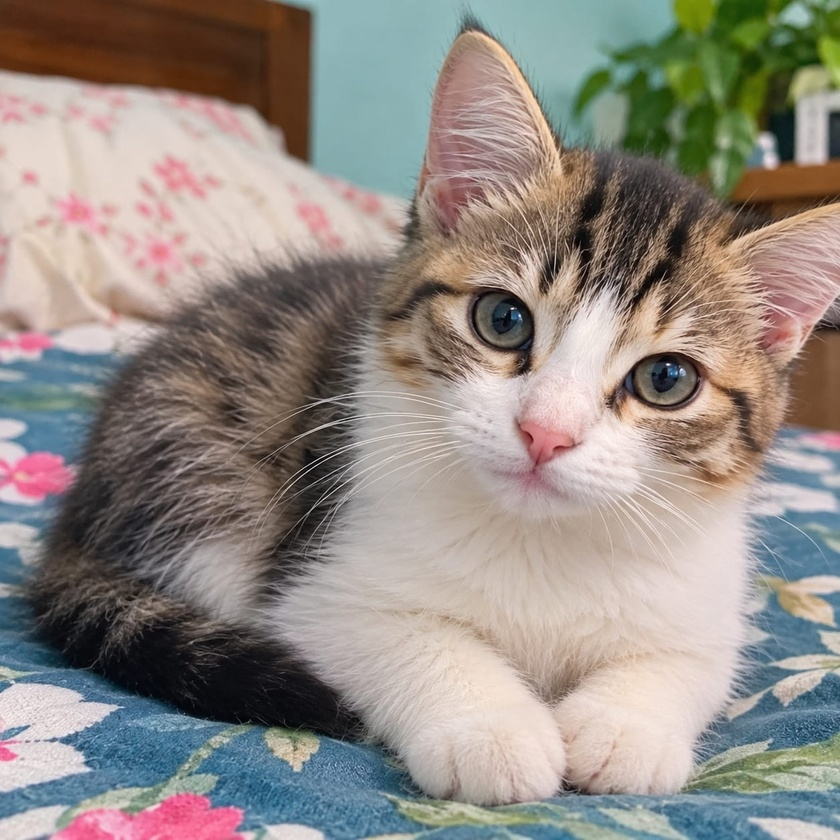
#> input picture Affine_Work/input.jpg, 840 x 840 px, shrunk from 1254 x 1254 before the run, found by its file name
$ python histeq_work.py
#> lines starting #> are read from the running program, lines starting #| are printed output that depends on the picture
import os
import numpy as np
import matplotlib.pyplot as plt
from PIL import Image

here = os.path.dirname(os.path.abspath(__file__))
out_dir = os.path.join(here, "my_output")
os.makedirs(out_dir, exist_ok=True)

img = Image.open(os.path.join(here, "input.jpg")).convert("RGB")
#> img is the input picture: PIL image 840x840 RGB; mean R, G, B 146.4, 138.7, 132.2
rgb = np.asarray(img)

# ek channel-er equalization (nijer formula)
def eq_one(a):
    cnt = np.bincount(a.ravel(), minlength=256)
#> cnt = 256 values, max 6980 at index 228, min 59 at index 1, mean 2756.2
    cdf = cnt.cumsum()
#> cdf = 256 values from 74 to 705600
    first = cdf[cdf > 0][0]
#> first = 74
    denom = max(a.size - first, 1)
#> denom = 705526
    lut = np.round((cdf - first) / denom * 255).clip(0, 255).astype(np.uint8)
#> lut = 256 values from 0 to 255
    return lut[a]
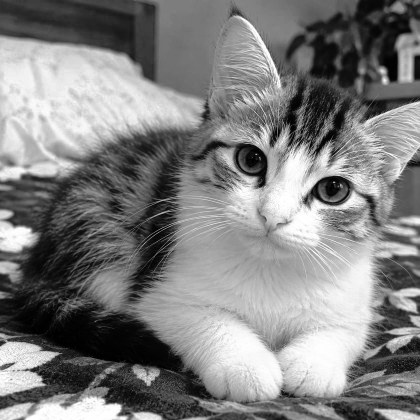
#> returned value: shape (840, 840) (shown at 1/2 size); min 0, max 255, mean 128.1

# ---- way 1: R, G, B alada alada ----
per_channel = np.dstack([eq_one(rgb[..., i]) for i in range(3)])
#> in eq_one (call 2), `cnt = np.bincount(a.ravel(), minlength=256)`: cnt = 256 values, max 7803 at index 183, min 0 at index 247, mean 2756.2
#> in eq_one (call 2), `cdf = cnt.cumsum()`: cdf = 256 values from 31 to 705600
#> in eq_one (call 2), `first = cdf[cdf > 0][0]`: first = 31
#> in eq_one (call 2), `denom = max(a.size - first, 1)`: denom = 705569
#> in eq_one (call 2), `return lut[a]`:
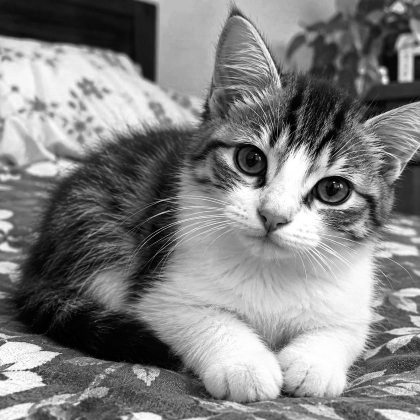
#> returned value: shape (840, 840) (shown at 1/2 size); min 0, max 255, mean 128.2
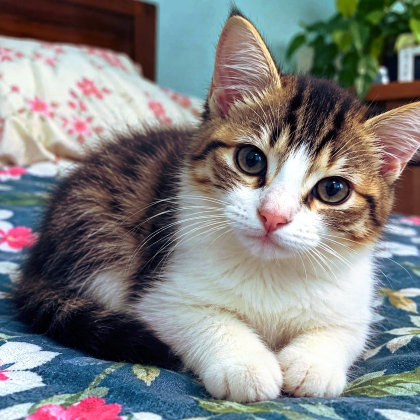
#> per_channel: shape (840, 840, 3) (shown at 1/2 size); mean R, G, B 128.1, 128.2, 128.2

# ---- way 2: shudhu brightness (Y), rong (Cb, Cr) ager moto ----
ycc = np.asarray(img.convert("YCbCr"))
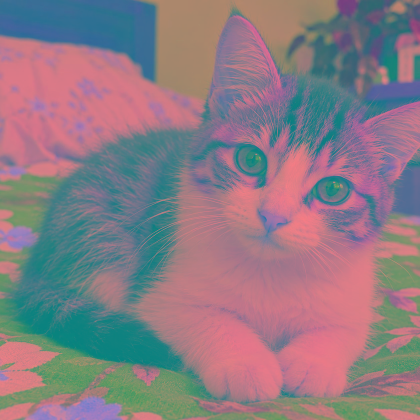
#> ycc: shape (840, 840, 3) (shown at 1/2 size); mean R, G, B 139.8, 123.1, 131.9
y_new = eq_one(ycc[..., 0])
#> in eq_one (call 4), `cnt = np.bincount(a.ravel(), minlength=256)`: cnt = 256 values, max 7364 at index 171, min 0 at index 248, mean 2756.2
#> in eq_one (call 4), `cdf = cnt.cumsum()`: cdf = 256 values from 17 to 705600
#> in eq_one (call 4), `first = cdf[cdf > 0][0]`: first = 17
#> in eq_one (call 4), `denom = max(a.size - first, 1)`: denom = 705583
#> in eq_one (call 4), `return lut[a]`:
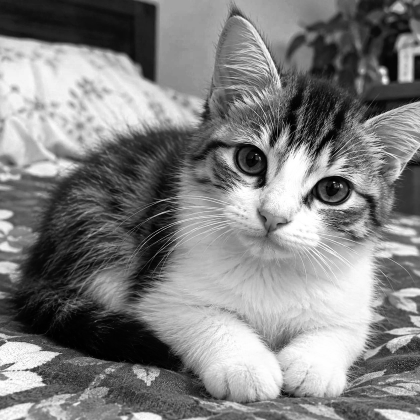
#> returned value: shape (840, 840) (shown at 1/2 size); min 0, max 255, mean 128.2
y_only = np.asarray(Image.merge("YCbCr", (Image.fromarray(y_new),
                                          Image.fromarray(ycc[..., 1]),
                                          Image.fromarray(ycc[..., 2]))).convert("RGB"))
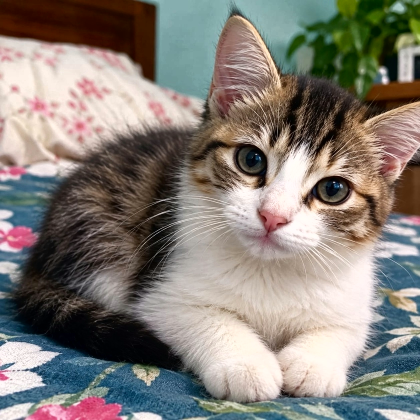
#> y_only: shape (840, 840, 3) (shown at 1/2 size); mean R, G, B 133, 126.6, 119.6

def brightness(a):
    return np.asarray(Image.fromarray(a).convert("L"))

sets = [("Mul", rgb), ("R,G,B alada", per_channel), ("Shudhu Y channel", y_only)]

fig, c = plt.subplots(2, 3, figsize=(15, 8))
for i, (name, im) in enumerate(sets):
    c[0, i].imshow(im)
    c[0, i].set_title(name)
    c[0, i].axis("off")
    c[1, i].hist(brightness(im).ravel(), bins=64, range=(0, 255), color="seagreen")
    c[1, i].set_title("brightness histogram")
#> this loop made 3 passes
#> name on passes 1 to 3: 'Mul', 'R,G,B alada', 'Shudhu Y channel'

plt.tight_layout()
plt.savefig(os.path.join(out_dir, "histeq_overview.png"), dpi=120)
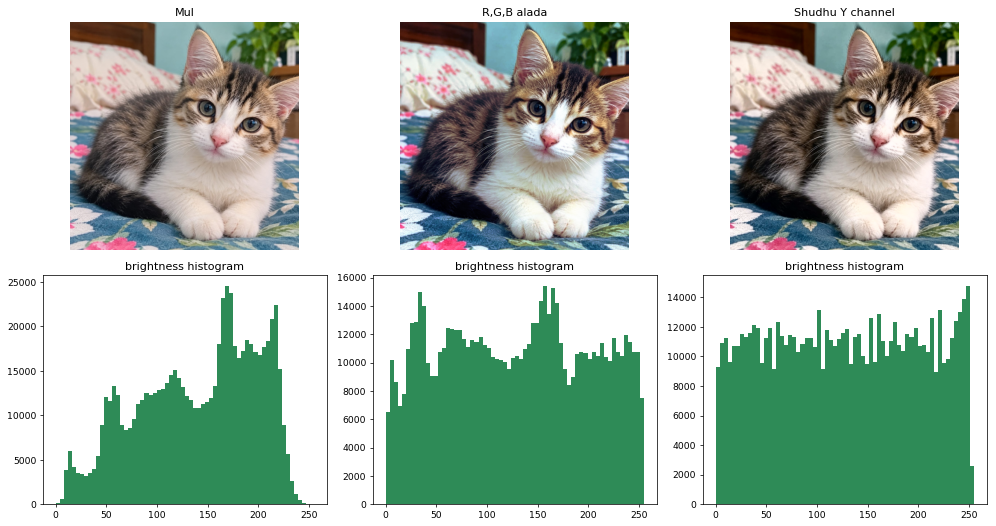
#> figure drawn by matplotlib, 6 panels; panel 4: tallest bar 24493 high, from x = 167.3 to 171.3; panel 5: tallest bar 15395 high, from x = 155.4 to 159.4; panel 6: tallest bar 14752 high, from x = 247 to 251
Image.fromarray(per_channel).save(os.path.join(out_dir, "my_rgb_eq.jpg"))
Image.fromarray(y_only).save(os.path.join(out_dir, "my_y_eq.jpg"))

for name, im in sets:
    print(f"{name}: brightness std = {brightness(im).std():.1f}")
print("kaj shesh, file save hoyeche:", out_dir)
plt.show()

$ run again, with Affine_Work/my_rotated.jpg copied over Affine_Work/input.jpg
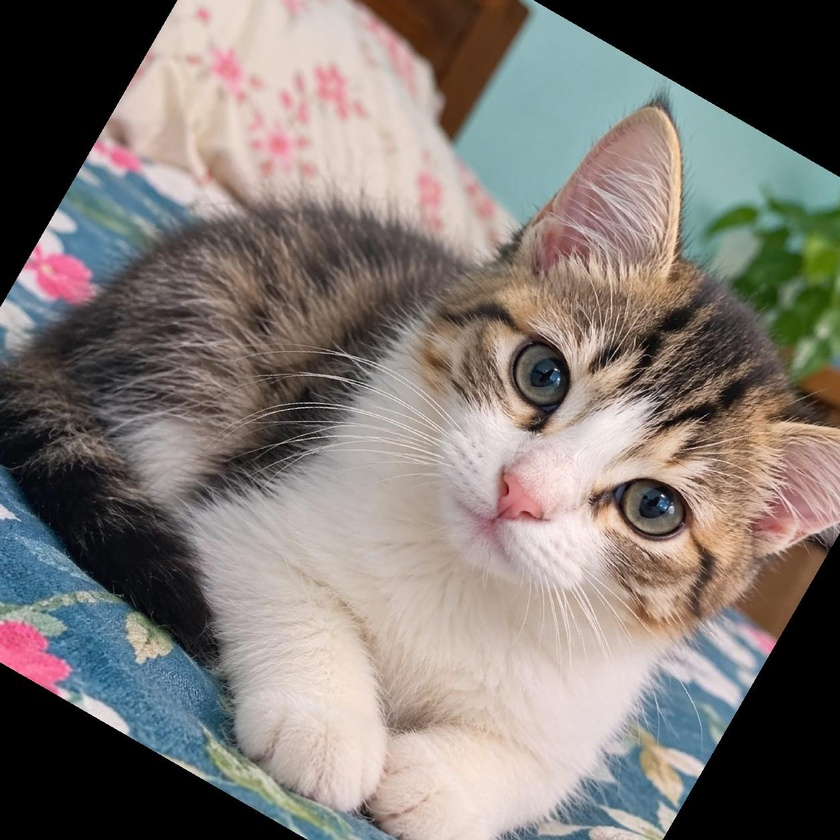
#> input picture Affine_Work/my_rotated.jpg, 840 x 840 px, shrunk from 1254 x 1254 before the run, found by its file name
#> img is the input picture: PIL image 840x840 RGB; mean R, G, B 126.9, 119.4, 114.8
#> cnt = 256 values, max 101398 at index 0, min 102 at index 254, mean 2756.2
#> cdf = 256 values from 101398 to 705600
#> first = 101398
#> denom = 604202
#> lut = 256 values from 0 to 255
#> `ycc = np.asarray(img.convert("YCbCr"))`:
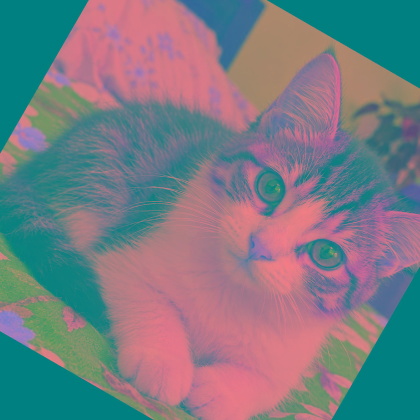
#> ycc: shape (840, 840, 3) (shown at 1/2 size); mean R, G, B 120.7, 124.1, 131.7
#> `y_only = np.asarray(Image.merge("YCbCr", (Image.fromarray(y_new), Imag..`:
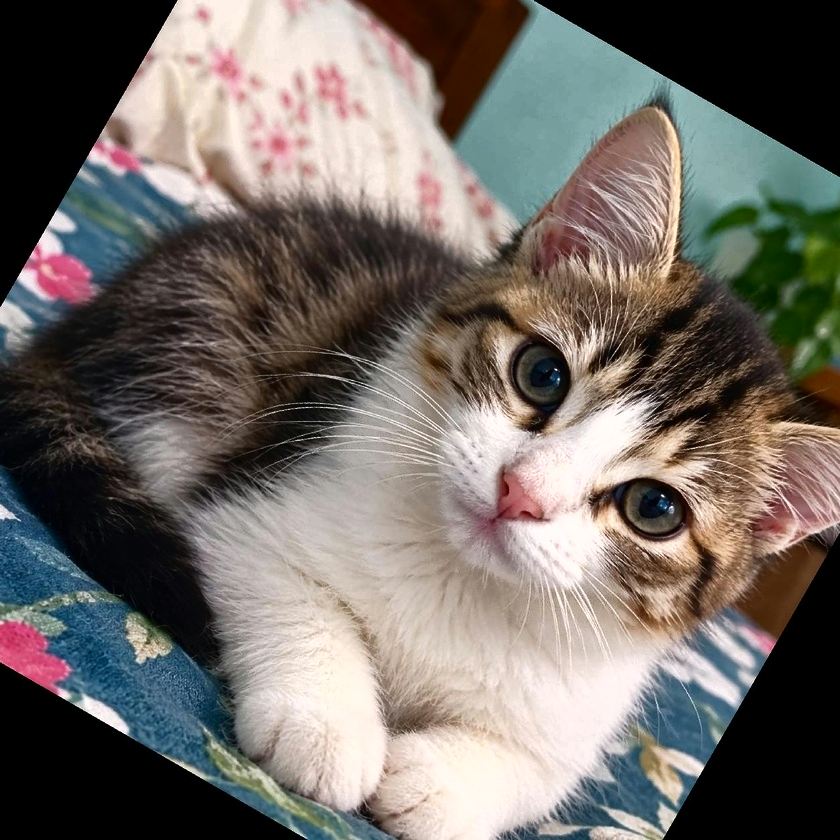
#> y_only: shape (840, 840, 3); mean R, G, B 114.2, 107.9, 102.4
#> the loop `for i, (name, im) in enumerate(sets):` made 3 passes
#> name on passes 1 to 3: 'Mul', 'R,G,B alada', 'Shudhu Y channel'
#> the loop `for name, im in sets:` made 3 passes
#> (printed output is left out)

$ run again, with Affine_Work/my_scaled.jpg copied over Affine_Work/input.jpg
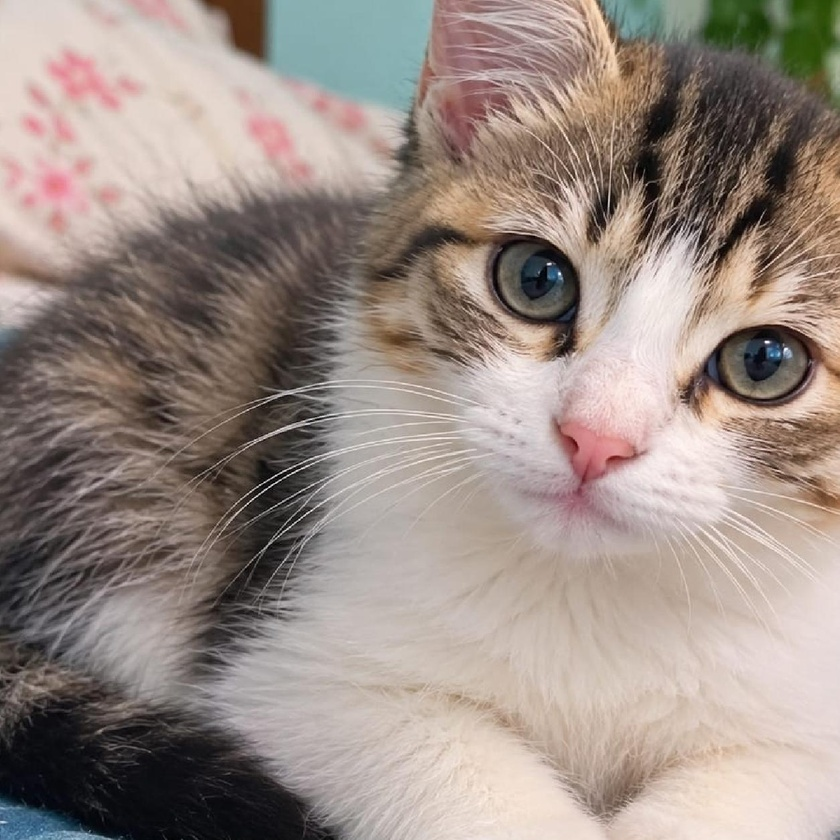
#> input picture Affine_Work/my_scaled.jpg, 840 x 840 px, shrunk from 1254 x 1254 before the run, found by its file name
#> img is the input picture: PIL image 840x840 RGB; mean R, G, B 154.2, 140.4, 133
#> cnt = 256 values, max 7636 at index 228, min 84 at index 1, mean 2756.2
#> cdf = 256 values from 99 to 705600
#> first = 99
#> denom = 705501
#> lut = 256 values from 0 to 255
#> `ycc = np.asarray(img.convert("YCbCr"))`:
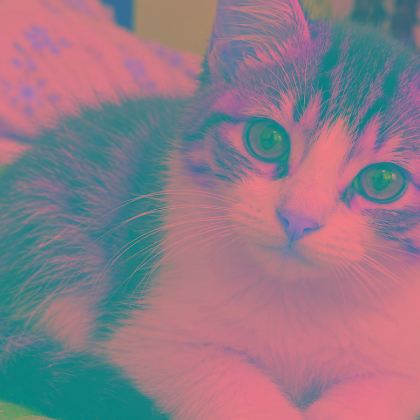
#> ycc: shape (840, 840, 3) (shown at 1/2 size); mean R, G, B 143.2, 121.6, 135.1
#> `y_only = np.asarray(Image.merge("YCbCr", (Image.fromarray(y_new), Imag..`:
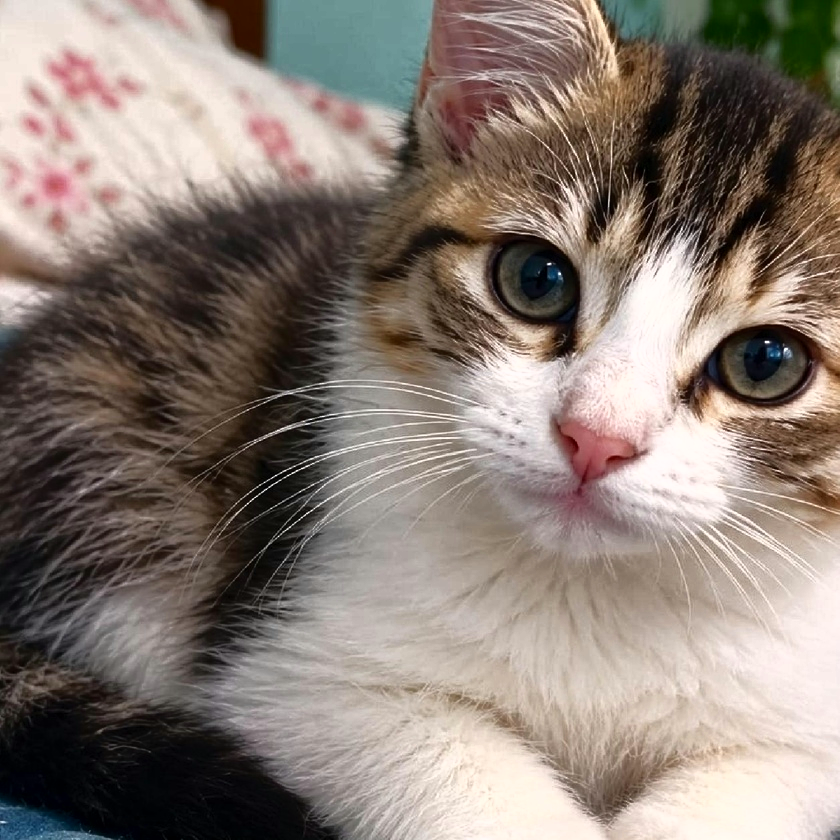
#> y_only: shape (840, 840, 3); mean R, G, B 137.4, 124.9, 116.5
#> the loop `for i, (name, im) in enumerate(sets):` made 3 passes
#> name on passes 1 to 3: 'Mul', 'R,G,B alada', 'Shudhu Y channel'
#> the loop `for name, im in sets:` made 3 passes
#> (printed output is left out)
